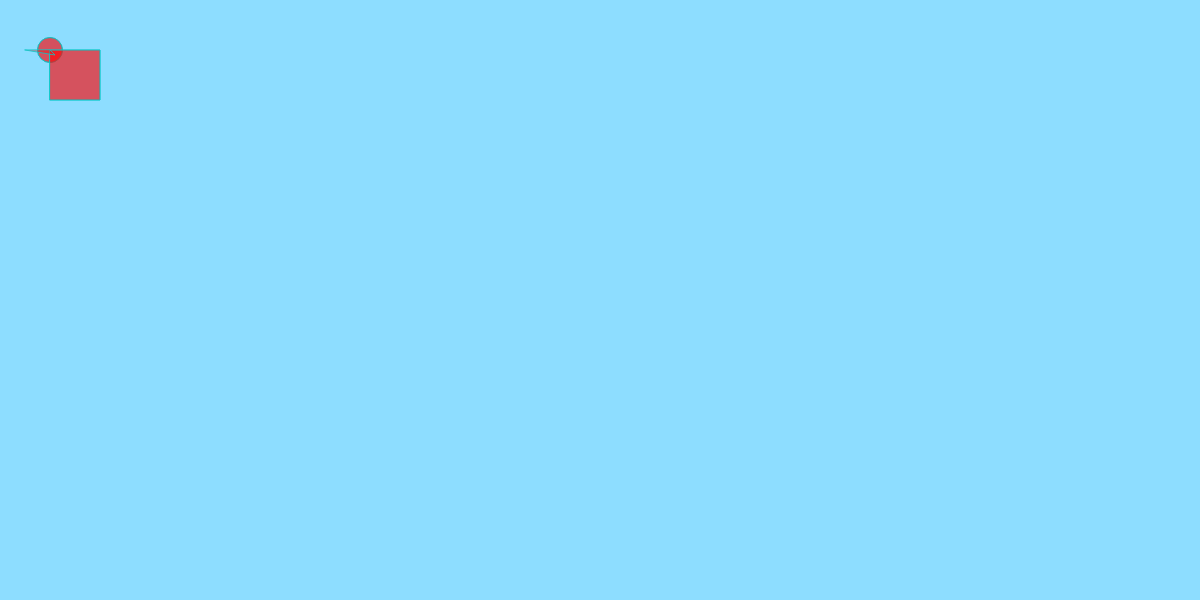
Frame 1 (no input)
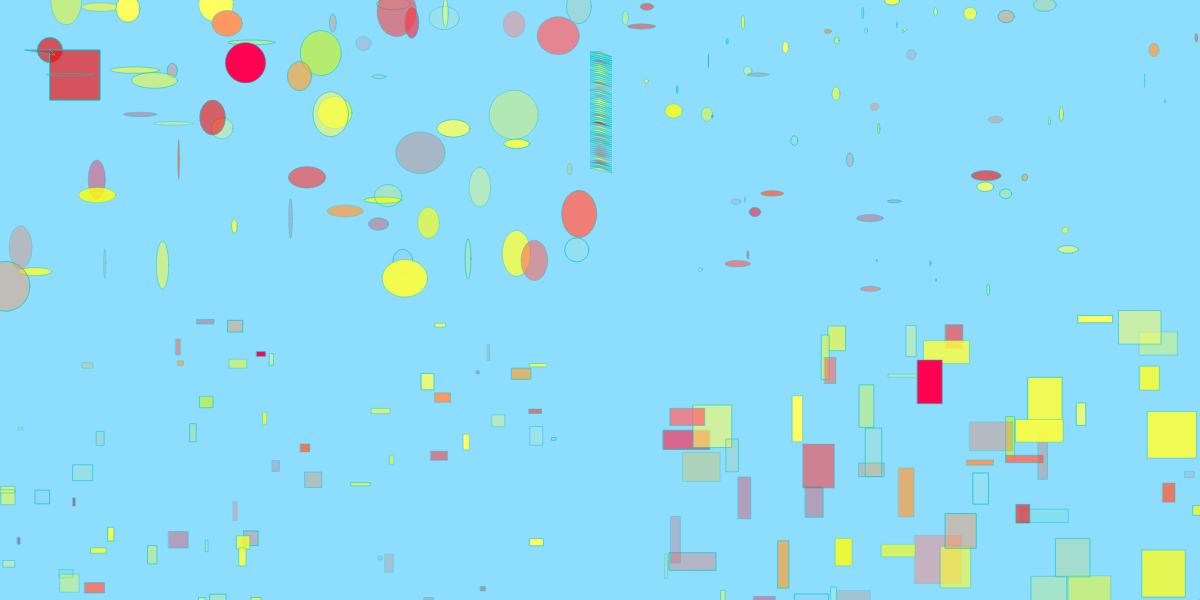
Frame 60 (no input)
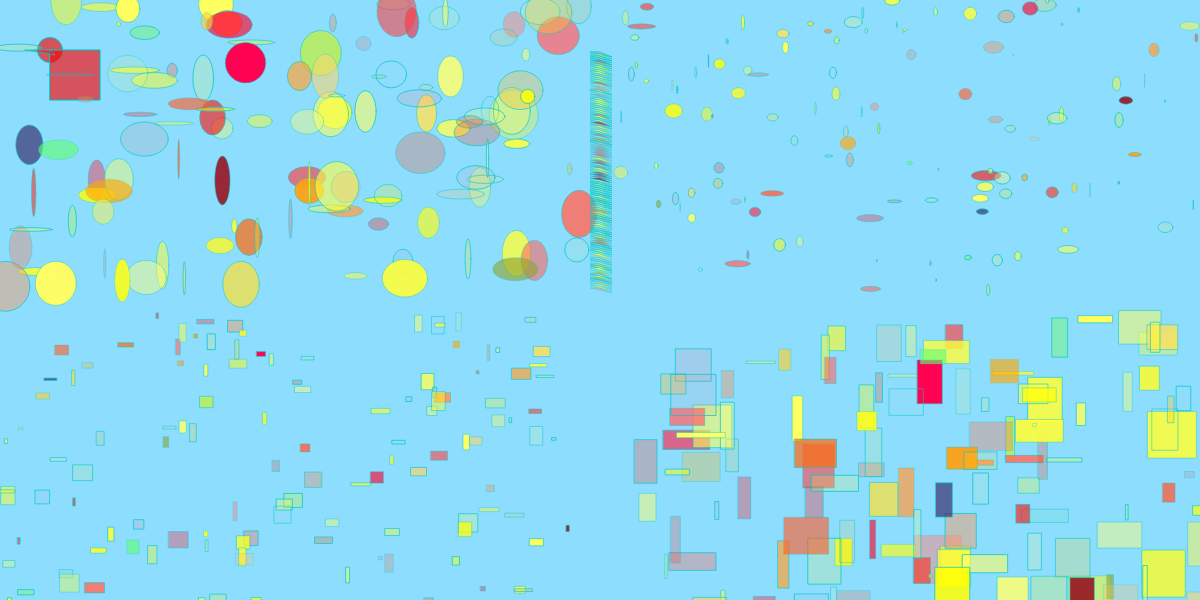
Frame 120 (the mouse pressed at the canvas centre since frame 60)

The p5.js sketch that drew these frames (run headless with seeded random() and noise() and a simulated clock; from frame 60 on, the mouse is pressed at the canvas centre):

// p5.js sketch
// ── sketch.js
//global variables

// bubble 1
var bub1 = {};
bub1.x1 = 50;
bub1.y1 = 50;
bub1.w = 25;
bub1.h = 25;

// bubble 2
var bub2 = {};
bub2.x1 = 50;
bub2.y1 = 50;
bub2.w = 25;
bub2.h = 25;

// rect 1
var rect1 = {
    x1: 50,
    y1: 50,
    w: 50,
    h: 50
};

// rect 2
var rect2 = {
    x1: 50,
    y1: 50,
    w: 50,
    h: 50
};

// triangle variables
var tri1 = {
    x1: 50,
    y1: 50,
    x2: 55,
    y2: 55,
    x3: 25,
    y3: 50
};

// triangle position
var tri_pos;

//fill color variables
var rfill = 255;
var gfill = 0;
var bfill = 0;
var afill = 100;

rfill = rfill + 100;

//stroke color variables
var rst = 10;
var gst = 200;
var bst = 200;
var ast = 200;

// stroke variable
var strW = 1;


function setup() {
  createCanvas(windowWidth, 600);
  background(141, 221, 255);
}

function draw() {
// draw bubble 1
stroke(rst, gst, bst, ast);
strokeWeight(strW);
fill (rfill, gfill, bfill, afill);
ellipse( bub1.x1, bub1.y1, bub1.w, bub1.h);

// draw bubble 2
stroke(rst, gst, bst, ast);
strokeWeight(strW);
fill (rfill, gfill, bfill, afill);
ellipse( bub2.x1, bub2.y1, bub2.w, bub2.h);

// draw rect1
stroke(rst, gst, bst, ast);
strokeWeight(strW);
fill (rfill, gfill, bfill, afill);
rect (rect1.x1, rect1.y1, rect1.w, rect1.h);

// draw rect2
stroke(rst, gst, bst, ast);
strokeWeight(strW);
fill (rfill, gfill, bfill, afill);
rect (rect2.x1, rect2.y1, rect2.w, rect2.h);

// draw moving triangle
stroke(rst, gst, bst, ast);
strokeWeight(strW);
fill (rfill, gfill, bfill, afill * 0.9);
triangle (tri1.x1, tri1.y1, tri1.x2, tri1.y2, tri1.x3, tri1.y3);

// move triangle back and forth across the screen
tri_pos = (tri1.x1, tri1.y1, tri1.x2, tri1.y2, tri1.x3, tri1.y3);

//animate triangle
tri1.x1 = width * 0.5;
tri1.y1 += 5 % 3;
tri1.x2 = width * 0.51;
tri1.y2 += 5 % 3;
tri1.x3 = width * 0.492;
tri1.y3 += 5 % 3;


// change fill and stroke colors
rfill = random(0, 255);
rfill = constrain(rfill * 10, 0, 255);
gfill = random(0, 255);
gfill = constrain(gfill * 2, 0, 255);
bfill = random(0, 255);
bfill = constrain(bfill/2, 0, 255);
afill = random(0, 255);
strW = random(strW/2, 1);


// generate random bubbles - bub1
bub1.x1 = random(0, (width * 0.5) - 20);
bub1.y1 = random(0, (height * 0.5) - 10);
bub1.w = random(2, 50);
bub1.h = random(2, 50);

// generate random bubbles - bub2
bub2.x1 = random((width * 0.5) + 20, width);
bub2.y1 = random(0, (height/2) - 10);
bub2.w = random(2, bub2.w * 1.1 - 10);
bub2.h = random(2, 15);

// generate random rectangles for rect1
rect1.x1 = random(0, (width * 0.5) - 30);
rect1.y1 = random((height * 0.5) + 10, height);
rect1.w = random(2, 20);
rect1.h = random (2, 20);

// generate random rectangles for rect2
rect2.x1 = random((width * 0.5) + 30, width);
rect2.y1 = random((height * 0.5) + 10, height);
rect2.w = random(2, 50);
rect2.h = random (2, 50);



}
